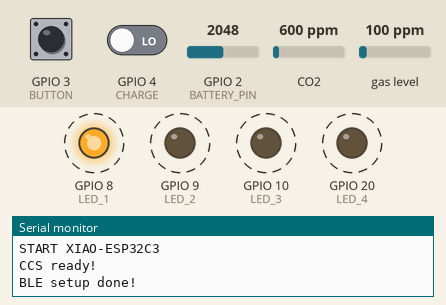
Recording of a sketch running on a simulated Seeed XIAO ESP32-C3. Parts: output pins drawn as LEDs (lit = HIGH), the last lines printed to the serial monitor. Dashed ring = blinking. The inputs (shaded band) are chosen by the test bench; at power-on: CO2 600 ppm, GPIO 4 (CHARGE) LOW, GPIO 2 (BATTERY_PIN) = 2048, GPIO 3 (BUTTON) LOW, gas level 100 ppm. Nothing arrives over Bluetooth unless stated; a phone connects over Bluetooth LE 3 s after start.

Above: at 1.7 s.
2.5 s: CO2 set to 914 ppm
At 3.1 s:
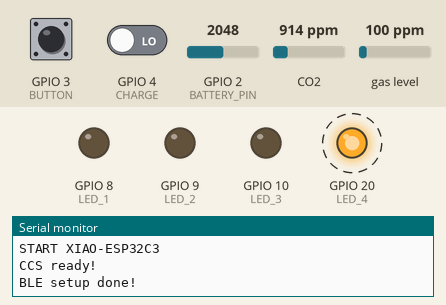
4.7 s: CO2 set to 969 ppm
At 5.7 s:
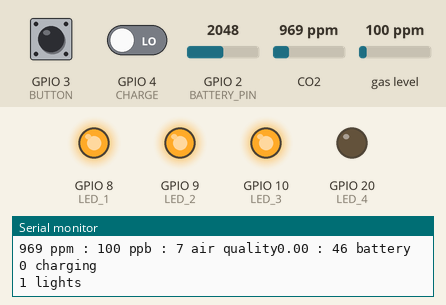
6.2 s: CO2 set to 1251 ppm
7.7 s: CO2 set to 1308 ppm
At 9.1 s:
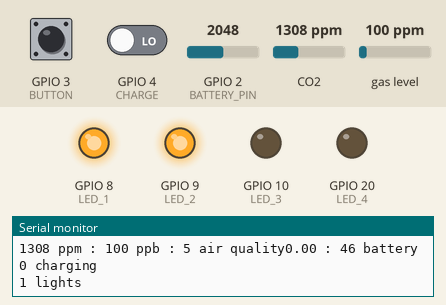
9.4 s: CO2 set to 452 ppm
At 10.1 s:
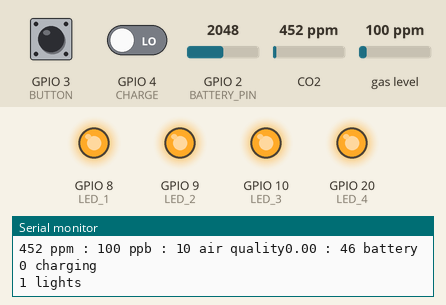
12.4 s: GPIO 4 (CHARGE) driven HIGH
Timing chart, 0 to 16.4 s (numbered marks = the images above; inputs shaded):
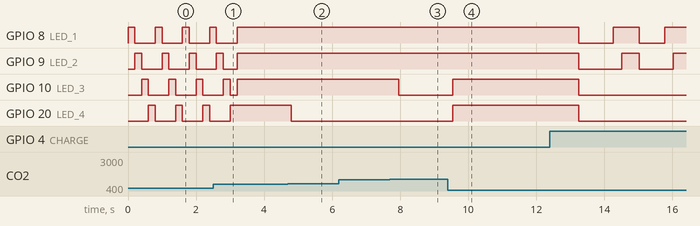

The sketch:

ccs811_ble.ino
```cpp
/*
XIAO ESP32C3 with CCS811 sensor

In case of errors on uploading follow these steps:

1. Plug off the USB-C
2. press BOOT on XIA0 (and hold it down)
3. Plug in the USB-C (continue to press BOOT)
4. release BOOT
5. Upload the firmware
6. press reset
*/

// CCS811 lib
#include <Adafruit_CCS811.h>
#include <BLEDevice.h>
#include <BLEUtils.h>
#include <BLEServer.h>
#include <cmath>


#define SERVICE_UUID "4fafc201-1fb5-459e-8fcc-c5c9c331914b"
#define CO2_UUID "beb5483a-36e1-4688-b7f5-ea07361b26a8"
#define TVOC_UUID "beb5483b-36e1-4688-b7f5-ea07361b26a8"
#define BATTERY_UUID "beb5483c-36e1-4688-b7f5-ea07361b26a8"
#define QINDEX_UUID "beb5483d-36e1-4688-b7f5-ea07361b26a8"


Adafruit_CCS811 ccs;
BLECharacteristic *co2Characteristic;
BLECharacteristic *tvocCharacteristic;
BLECharacteristic *batteryCharacteristic;
BLECharacteristic *qindexCharacteristic;

const int LED_1 = D8;
const int LED_2 = D9;
const int LED_3 = D10;
const int LED_4 = D7;
const int BATTERY_PIN = A0; // I'm not sure is A0
const int BUTTON = A1;
const int CHARGE = A2;

const int delay_time = 250;
unsigned long previousMillis = 0;
long interval = 10000;      // Stores the last time the counter was updated
bool displayLights = false;     // Interval at which to count (1000 ms = 1 second)
bool charging = false;
bool deviceConnected = false;

class MyServerCallbacks: public BLEServerCallbacks {
  void onConnect(BLEServer* pServer) {
    deviceConnected = true;
  };

  void onDisconnect(BLEServer* pServer) {
    deviceConnected = false;
    BLEDevice::startAdvertising();
  }
};

void setup() {

  Serial.begin(9600);
  pinMode(BATTERY_PIN, INPUT);
  pinMode(BUTTON, INPUT);
  pinMode(LED_1, OUTPUT);
  pinMode(LED_2, OUTPUT);
  pinMode(LED_3, OUTPUT);
  pinMode(LED_4, OUTPUT);
  pinMode(CHARGE, INPUT);

  Serial.println("START XIAO-ESP32C3");

  // CCS811 SETUP
  if(!ccs.begin()){
    Serial.println("Failed to start sensor! Please check your wiring. Exit.");
    while(1);
  }

  while(!ccs.available()) {
    digitalWrite(LED_1, HIGH);
    digitalWrite(LED_2, LOW);
    digitalWrite(LED_3, LOW);
    digitalWrite(LED_4, LOW);
    delay(200);
    digitalWrite(LED_1, LOW);
    digitalWrite(LED_2, HIGH);
    digitalWrite(LED_3, LOW);
    digitalWrite(LED_4, LOW);
    delay(200);
    digitalWrite(LED_1, LOW);
    digitalWrite(LED_2, LOW);
    digitalWrite(LED_3, HIGH);
    digitalWrite(LED_4, LOW);
    delay(200);
    digitalWrite(LED_1, LOW);
    digitalWrite(LED_2, LOW);
    digitalWrite(LED_3, LOW);
    digitalWrite(LED_4, HIGH);
    delay(200);
  }

  Serial.println("CCS ready!");

  // BLE SETUP
  BLEDevice::init("Air Quality - XIAO");
  BLEServer *pServer = BLEDevice::createServer();
  pServer->setCallbacks(new MyServerCallbacks());

  BLEService *pService = pServer->createService(SERVICE_UUID);
  co2Characteristic = pService->createCharacteristic(
                                         CO2_UUID,
                                         BLECharacteristic::PROPERTY_READ |
                                         BLECharacteristic::PROPERTY_WRITE
                                       );
  tvocCharacteristic = pService->createCharacteristic(
                                         TVOC_UUID,
                                         BLECharacteristic::PROPERTY_READ |
                                         BLECharacteristic::PROPERTY_WRITE
                                       );
  batteryCharacteristic = pService->createCharacteristic(
                                         BATTERY_UUID,
                                         BLECharacteristic::PROPERTY_READ |
                                         BLECharacteristic::PROPERTY_WRITE
                                       );
  qindexCharacteristic = pService->createCharacteristic(
                                         QINDEX_UUID,
                                         BLECharacteristic::PROPERTY_READ |
                                         BLECharacteristic::PROPERTY_WRITE
                                       );

  co2Characteristic->setValue("NULL");
  tvocCharacteristic->setValue("NULL");
  batteryCharacteristic->setValue("NULL");
  qindexCharacteristic->setValue("NULL");
  pService->start();

  BLEAdvertising *pAdvertising = BLEDevice::getAdvertising();
  pAdvertising->addServiceUUID(SERVICE_UUID);
  pAdvertising->setScanResponse(true);
  pAdvertising->setMinPreferred(0x06);  // functions that help with iPhone connections issue
  pAdvertising->setMinPreferred(0x12);
  BLEDevice::startAdvertising();

  Serial.println("BLE setup done!");
}


void loop() {

  // CHARGING --------------------------------------------------------------
  float pinread = digitalRead(CHARGE);
  if (pinread && !displayLights) {
    charging = true;
  }
  else{
    charging = false;
  }
  // ------------------------------------------------------------------------

  if(!deviceConnected && !charging){
    digitalWrite(LED_1, HIGH);
    digitalWrite(LED_2, LOW);
    digitalWrite(LED_3, LOW);
    digitalWrite(LED_4, LOW);
    delay(200);
    digitalWrite(LED_1, LOW);
    digitalWrite(LED_2, HIGH);
    digitalWrite(LED_3, LOW);
    digitalWrite(LED_4, LOW);
    delay(200);
    digitalWrite(LED_1, LOW);
    digitalWrite(LED_2, LOW);
    digitalWrite(LED_3, HIGH);
    digitalWrite(LED_4, LOW);
    delay(200);
    digitalWrite(LED_1, LOW);
    digitalWrite(LED_2, LOW);
    digitalWrite(LED_3, LOW);
    digitalWrite(LED_4, HIGH);
    delay(200);
    previousMillis = millis();
    displayLights = true;
    return;
  }

  // BATTERY READING ---------------------------------------------------------
  uint32_t Vbatt = 0;
  for(int i = 0; i < 16; i++) {
    Vbatt = Vbatt + analogReadMilliVolts(BATTERY_PIN); // ADC with correction
  }
  float Vbattf = 2 * Vbatt / 16 / 1000.0;
  Vbattf = Vbattf - 2.7;
  int battPercent = floor((Vbattf/1.3)*100);
  // ------------------------------------------------------------------------

  // SENSOR READING AND QUALITY COMPUTATION ----------------------------------
  ccs.readData();
  int co2 = ccs.geteCO2();
  int tvoc = ccs.getTVOC();

  double co2Index = max((400.0-co2)/178.0+10.0, .0);
  double tvocIndex = max((1.1-tvoc)/0.11, .0);
  int qualityIndex = min(max(ceil(co2Index + tvocIndex / 2), .0), 10.0);
  // ------------------------------------------------------------------------

  // SERIAL DEBUG LOG -------------------------------------------------------
  Serial.print(co2);
  Serial.print(" ppm");
  Serial.print(" : ");
  Serial.print(tvoc);
  Serial.print(" ppb");
  Serial.print(" : ");
  Serial.print(qualityIndex);
  Serial.print(" air quality");
  Serial.print(pinread);
  Serial.print(" : ");
  Serial.print(battPercent);
  Serial.println(" battery");
  Serial.print(charging);
  Serial.println(" charging");
  Serial.print(displayLights);
  Serial.println(" lights");
  // ------------------------------------------------------------------------


  // LIGHTS SWITCH ON BUTTON PRESS ------------------------------------------
  unsigned long currentMillis = millis();
  if (currentMillis - previousMillis >= interval) {
    LightsOFF();
    displayLights = false;
    interval = 10000;
  }

  if(displayLights){
    LightsON(qualityIndex);
  }

  if(charging){
    ShowCharge(battPercent);
  }

  if(digitalRead(BUTTON)){
    previousMillis = currentMillis;
    displayLights = true;
  }
  // ------------------------------------------------------------------------


  // BLE VALUE SENDING ------------------------------------------------------
  if (deviceConnected) {
    batteryCharacteristic->setValue(battPercent);
    batteryCharacteristic->notify();

    co2Characteristic->setValue(co2);
    co2Characteristic->notify();

    tvocCharacteristic->setValue(tvoc);
    tvocCharacteristic->notify();

    qindexCharacteristic->setValue(qualityIndex);
    qindexCharacteristic->notify();
  }
  // ------------------------------------------------------------------------

  delay(delay_time);
}

void LightsOFF(){
  for(int i = 0; i<4; i++){
    int span = 8;
    if(i==3){
      span = 17;
    }
    digitalWrite(span+i, LOW);
  }
}

void LightsON(int index){
  if (index <= 2){
    digitalWrite(LED_1, HIGH);
    digitalWrite(LED_2, LOW);
    digitalWrite(LED_3, LOW);
    digitalWrite(LED_4, LOW);
  } else if(index > 2 && index <= 5){
    digitalWrite(LED_1, HIGH);
    digitalWrite(LED_2, HIGH);
    digitalWrite(LED_3, LOW);
    digitalWrite(LED_4, LOW);
  } else if(index > 5 && index <= 7){
    digitalWrite(LED_1, HIGH);
    digitalWrite(LED_2, HIGH);
    digitalWrite(LED_3, HIGH);
    digitalWrite(LED_4, LOW);
  } else {
    digitalWrite(LED_1, HIGH);
    digitalWrite(LED_2, HIGH);
    digitalWrite(LED_3, HIGH);
    digitalWrite(LED_4, HIGH);
  }
}

void ShowCharge(int percentage){

  for(int i = 0; i<4; i++){
    int span = 8;
    if(i==3){
      span = 17;
    }
    digitalWrite(span+i, LOW);
  }
  delay(750);

  if(percentage>99){

    if(digitalRead(BUTTON)){
      unsigned long currentMillis = millis();
      previousMillis = currentMillis;
      displayLights = true;
      return;
    }

    for(int i = 0; i<4; i++){
      int span = 8;
      if(i==3){
        span = 17;
      }
      digitalWrite(span+i, HIGH);
    }
    return;
  }

  int percent_int = floor((percentage)/25)+1;
  for(int i = 0; i<percent_int; i++){

    if(i==4){
      break;
    }

    if(digitalRead(BUTTON)){
      unsigned long currentMillis = millis();
      previousMillis = currentMillis;
      displayLights = true;
      return;
    }

    int span = 8;
    if(i==3){
      span = 17;
    }
    digitalWrite(span+i, HIGH);
    delay(250);
  }

}
```

Measured:
- the behaviour switches between 933 and 934 ppm on CO2 (found by bisection; images 1 and 2)
- the behaviour switches between 1289 and 1290 ppm on CO2 (found by bisection; images 2 and 3)
- after the input at 4.7 s, GPIO 20 (LED_4): HIGH → LOW after 0.09 s
- after the input at 7.7 s, GPIO 10 (LED_3): HIGH → LOW after 0.26 s
- after the input at 9.4 s, GPIO 10 (LED_3), GPIO 20 (LED_4): LOW → HIGH after 0.15 s
- by itself, GPIO 10 (LED_3), GPIO 20 (LED_4): alternates HIGH for 0.20 s and LOW for 0.60 s
